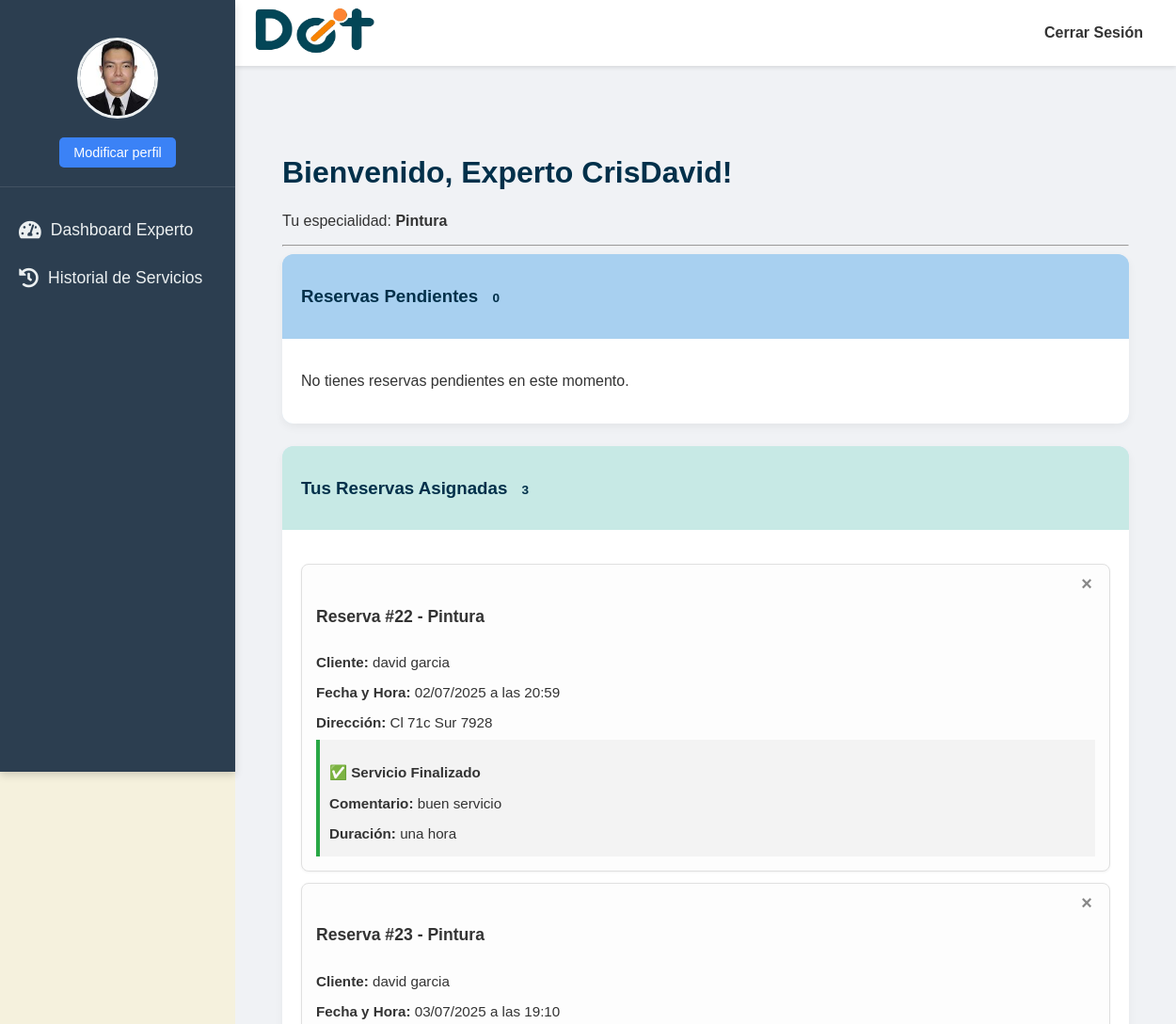
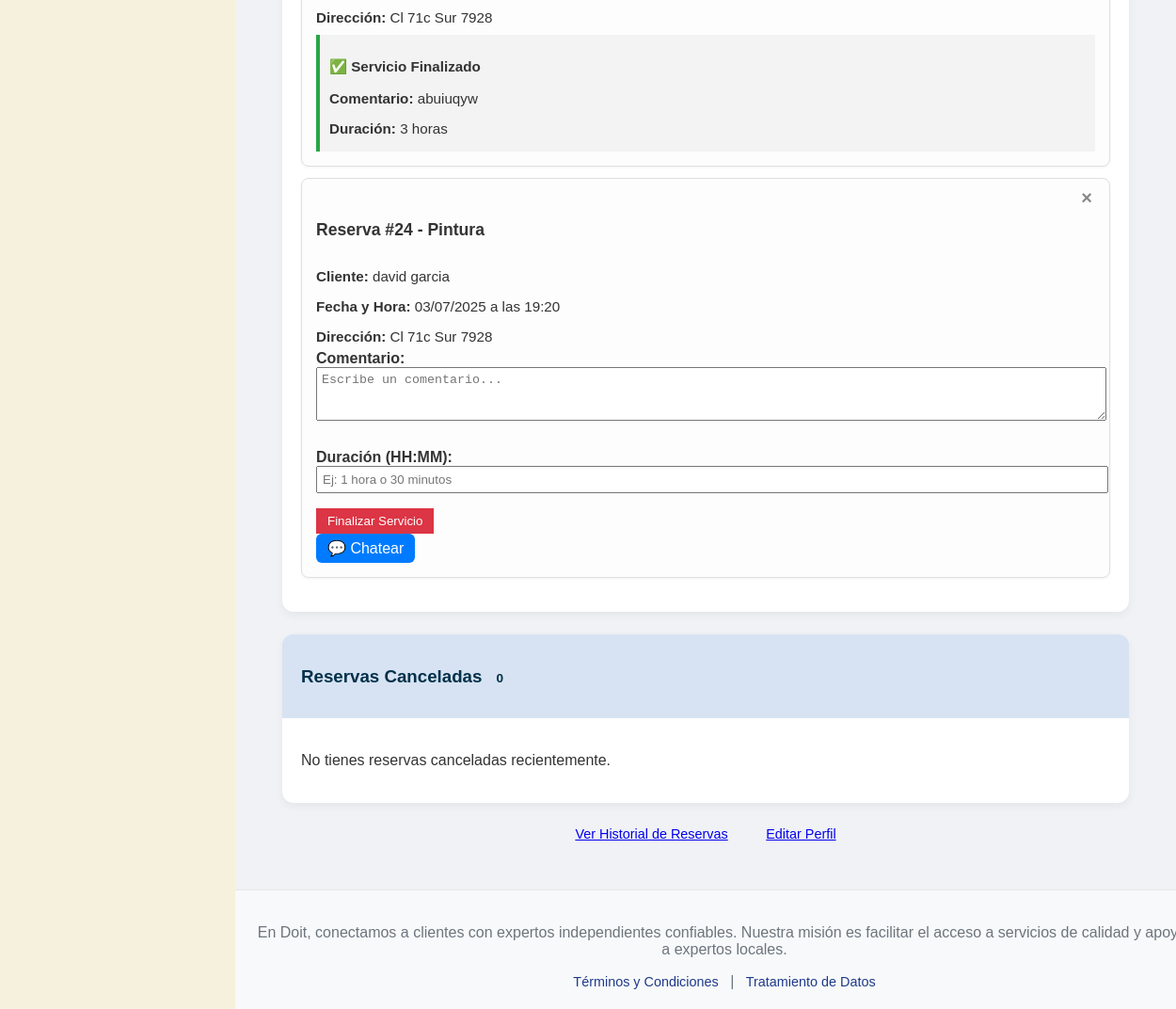
/experto/dashboard/ (signed in), run on an earlier commit of the app's database (2 pictures, top to bottom).
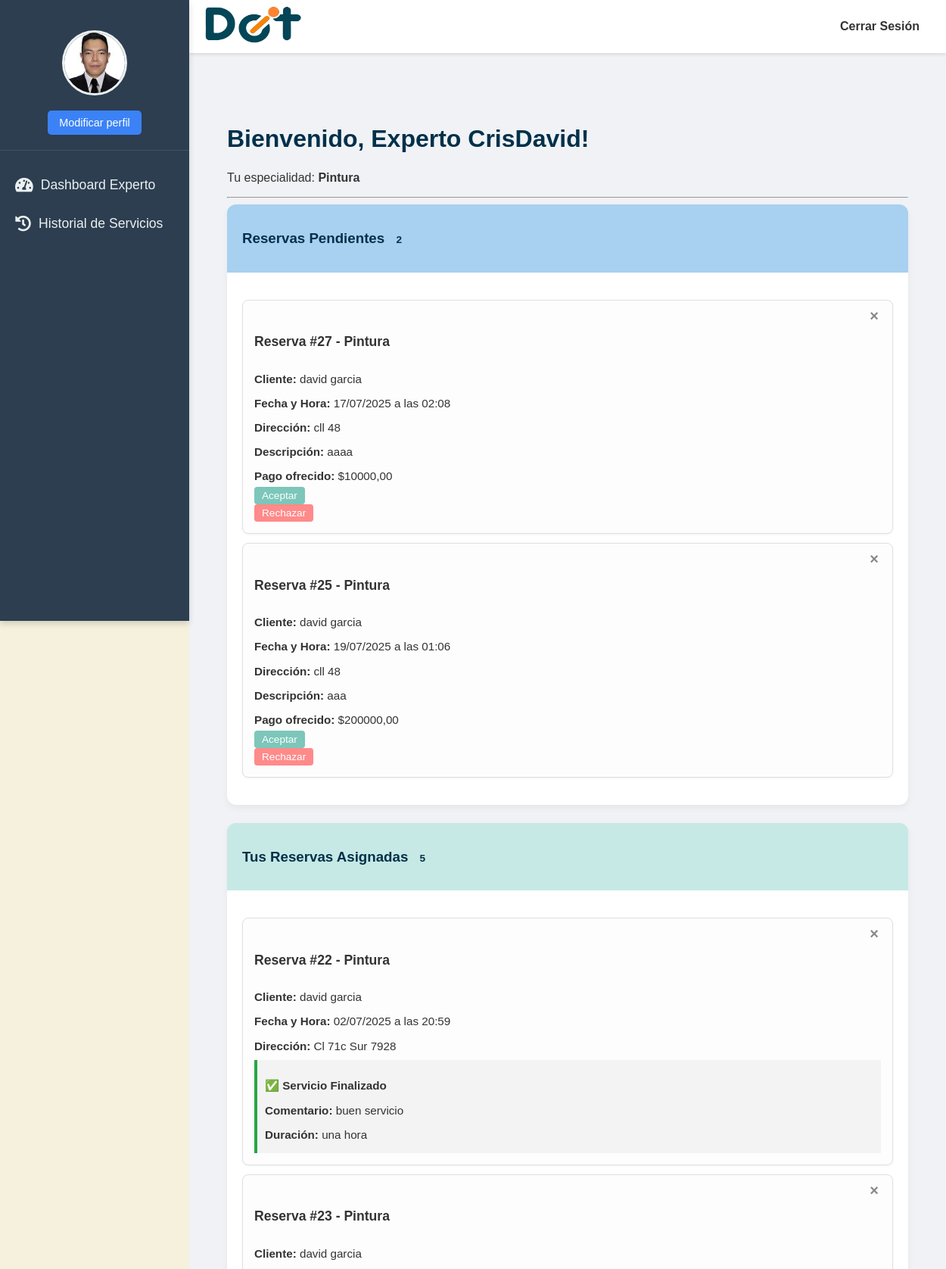
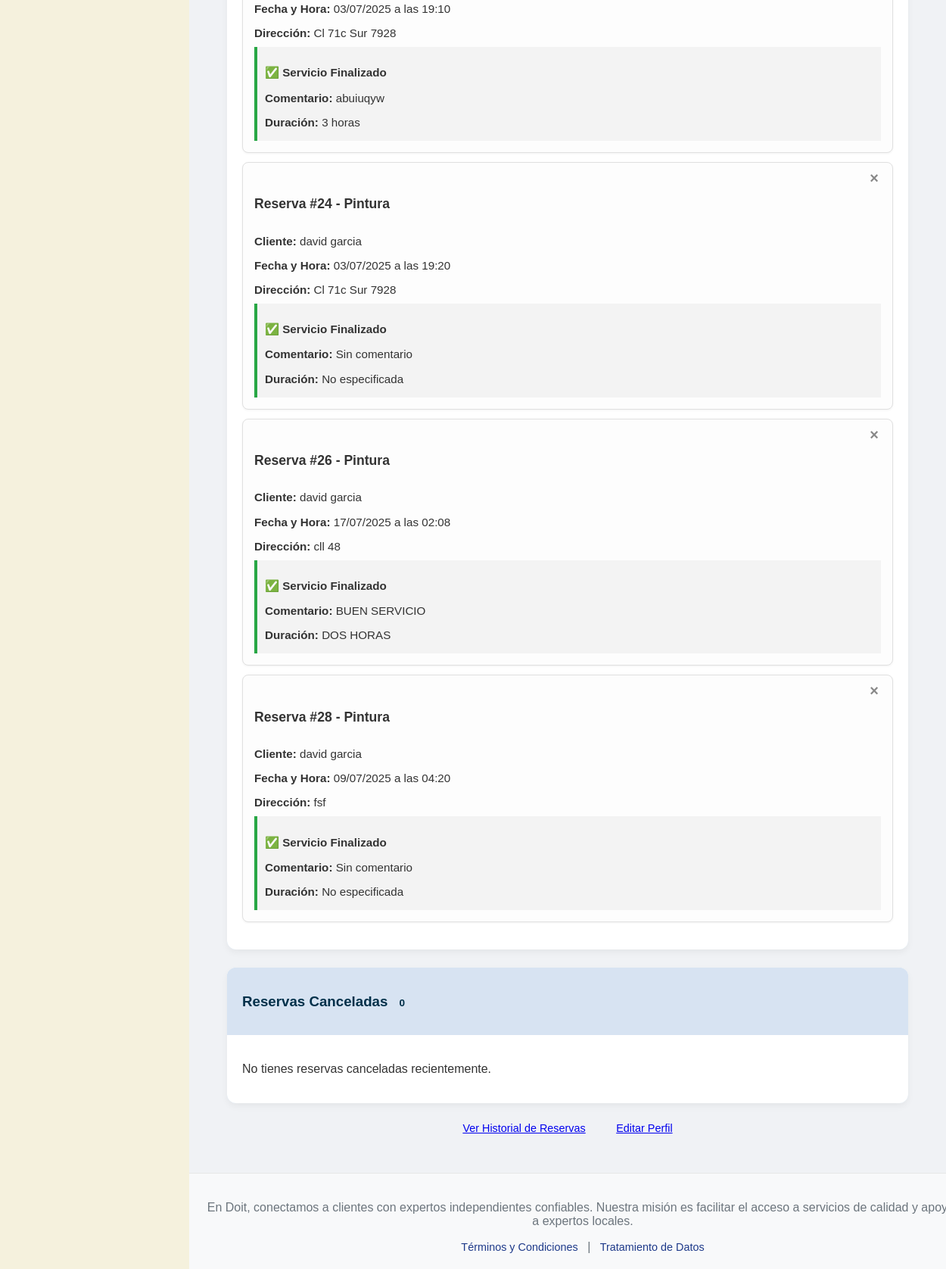
And on a later commit of the database (2 pictures, top to bottom).
### doit_app/models.py (models this page shows, shortened)
class Reserva(models.Model):
    Fecha = models.DateField(verbose_name="Fecha de Reserva")
    Hora = models.TimeField(verbose_name="Hora de Reserva")
    direccion = models.CharField(max_length=255, verbose_name="Dirección del Servicio")
    descripcion = models.TextField(verbose_name="Descripción del Servicio")
    detallesAdicionales = models.TextField(blank=True, null=True, verbose_name="Detalles Adicionales")
    ciudad = models.ForeignKey(Ciudad, on_delete=models.CASCADE, verbose_name="Ciudad del Servicio")
    pais = models.ForeignKey(Pais, on_delete=models.CASCADE, verbose_name="País del Servicio")
    metodoDePago = models.ForeignKey(
        Metodo,
        on_delete=models.SET_NULL,
        null=True,
        blank=True,
        verbose_name="Método de Pago Preferido"
    )
    idUsuario = models.ForeignKey(
        settings.AUTH_USER_MODEL,
        on_delete=models.CASCADE,
        related_name='reservas_realizadas',
        verbose_name="Cliente que Reserva"
    )
    idServicios = models.ForeignKey(Servicios, on_delete=models.CASCADE, verbose_name="Servicio Solicitado")
    idEstado = models.ForeignKey(
        Estado,
        on_delete=models.SET_DEFAULT,
        default=1,
        verbose_name="Estado de la Reserva"
    )
    experto_asignado = models.ForeignKey(
        settings.AUTH_USER_MODEL,
        on_delete=models.SET_NULL,
        null=True,
        blank=True,
        related_name='reservas_aceptadas',
        limit_choices_to={'tipo_usuario': 'experto'},
        verbose_name="Experto Asignado"
    )
    pago_ofrecido = models.DecimalField(
        max_digits=10,
        decimal_places=2,
        blank=True,
        null=True,
        verbose_name="Pago Ofrecido por el Cliente"
    )
    motivo_cancelacion = models.TextField(
        blank=True,
        null=True,
        verbose_name="Motivo de Cancelación"
    )
    servicio_iniciado = models.BooleanField(default=False, verbose_name="Servicio Iniciado")
    servicio_finalizado = models.BooleanField(default=False, verbose_name="Servicio Finalizado")
    comentario_durante_servicio = models.TextField(blank=True, null=True, verbose_name="Comentario del Experto")
    duracion_estimada = models.CharField(max_length=50, null=True, blank=True, verbose_name="duracion del servicio")
    comentario_cliente = models.TextField(blank=True, null=True, verbose_name="Comentario del Cliente")
    creado_en = models.DateTimeField(auto_now_add=True)
    actualizado_en = models.DateTimeField(auto_now=True)
    class Meta:
        verbose_name = "Reserva"
        verbose_name_plural = "Reservas"
        db_table = "Reserva"
        app_label = "doit_app"

class Servicios(models.Model):
    NombreServicio = models.CharField(max_length=50, verbose_name="Nombre del servicio")
    idCategorias = models.ForeignKey(Categorias, on_delete=models.CASCADE, verbose_name="Categoría del servicio")
    class Meta:
        verbose_name = "Servicio"
        verbose_name_plural = "Servicios"
        db_table = "Servicios"
        app_label = "doit_app"

class CustomUser(AbstractUser):
    tipo_usuario_choices = [
        ('cliente', 'Cliente'),
        ('experto', 'Experto'),
    ]
    genero = models.ForeignKey(Genero, on_delete=models.SET_NULL, null=True, blank=True, verbose_name="Género")
    tipo_usuario = models.CharField(max_length=20, choices=tipo_usuario_choices, default='cliente', verbose_name="Tipo de Usuario")
    nacionalidad = models.CharField(max_length=100, blank=True, null=True, verbose_name="Nacionalidad")
    numDoc = models.CharField(max_length=100, unique=True, blank=True, null=True, verbose_name="Número de Documento")
    telefono = models.CharField(max_length=20, blank=True, null=True, verbose_name="Teléfono")
    fechaNacimiento = models.DateField(blank=True, null=True, verbose_name="Fecha de Nacimiento")
    evidenciaTrabajo = models.ImageField(
        upload_to='evidencia_trabajo/',
        blank=True,
        null=True,
        verbose_name="Evidencia de Trabajo (Imagen)"
    )
    experienciaTrabajo = models.TextField(blank=True, null=True, verbose_name="Experiencia de Trabajo")
    hojaVida = models.CharField(max_length=300, blank=True, null=True, verbose_name="Link Hoja de Vida (URL)")
    hojaVida_file = models.FileField(upload_to='hojas_de_vida/', blank=True, null=True, verbose_name="Archivo de Hoja de Vida")
    foto_perfil = models.ImageField(upload_to='perfil/', null=True, blank=True, verbose_name="Foto de Perfil")
    tipo_documento = models.ForeignKey(TipoDoc, on_delete=models.SET_NULL, null=True, blank=True, verbose_name="Tipo de Documento")
    especialidad = models.ForeignKey(
        Servicios,
        on_delete=models.SET_NULL,
        null=True,
        blank=True,
        verbose_name="Servicio que ofrece el experto"
    )
    direccion = models.CharField(max_length=255, blank=True, null=True, verbose_name="Dirección de Residencia")
    barrio = models.CharField(max_length=100, blank=True, null=True, verbose_name="Barrio")
    class Meta:
        verbose_name = "Usuario Personalizado"
        verbose_name_plural = "Usuarios Personalizados"
        app_label = "doit_app"
    def is_usuario_normal(self):
        return self.tipo_usuario == 'cliente'
    def is_experto(self):
        return self.tipo_usuario == 'experto'

### doit_app/views.py (the view, shortened to what this page needs)
# urls.py: path('experto/dashboard/', views.dashboard_experto, name='dashboard_experto'),
@login_required(login_url='login')
@user_passes_test(lambda u: u.tipo_usuario == 'experto', login_url='login')
@require_http_methods(["GET", "POST"])
def dashboard_experto(request):
    print(f"DEBUG dashboard_experto: Accediendo. User: {request.user.username}, Tipo: {request.user.tipo_usuario}")
    reservas_pendientes = Reserva.objects.none()
    if request.user.especialidad:
        reservas_pendientes = Reserva.objects.filter(
            experto_asignado__isnull=True,
            idServicios__idCategorias=request.user.especialidad.idCategorias
        ).order_by('Fecha', 'Hora')
    reservas_asignadas = Reserva.objects.filter(
        experto_asignado=request.user,
        motivo_cancelacion__isnull=True
    ).select_related('idUsuario', 'idServicios')
    reservas_canceladas = Reserva.objects.filter(
        experto_asignado=request.user,
        motivo_cancelacion__isnull=False
    ).order_by('-Fecha', '-Hora')
    mensajes_no_leidos = {}
    for reserva in reservas_asignadas:
        cliente = reserva.idUsuario
        count = Mensaje.objects.filter(
            emisor=cliente,
            receptor=request.user,
            leido=False
        ).count()
        if count > 0:
            mensajes_no_leidos[cliente.id] = count
    return render(request, 'experto/dashboard_experto.html', {
        'reservas_pendientes': reservas_pendientes,
        'reservas_asignadas': reservas_asignadas,
        'reservas_canceladas': reservas_canceladas,
        'user_especialidad': request.user.especialidad,
        'mensajes_no_leidos': mensajes_no_leidos
    })

### doit_app/templates/experto/dashboard_experto.html (shortened to what the changed rows need)
{% extends "base.html" %}
{% load static %}
{% block extra_css %}
<link rel="stylesheet" href="{% static 'css/dashboard_experto.css' %}">
{% endblock %}
{% block content %}
<div class="container mt-4">
    <h1 class="mb-4">Bienvenido, Experto {{ request.user.username }}!</h1>
    <div class="row">
        <div class="col-md-6">
            <div class="card mb-4">
                <div class="card-header bg-primary text-white">
                    <h3 class="mb-0">Reservas Pendientes
                        <span class="badge bg-light text-primary">{{ reservas_pendientes.count }}</span>
                    </h3>
                </div>
                <div class="card-body">
                    {% if reservas_pendientes %}
                        <ul class="list-group">
                            {% for reserva in reservas_pendientes %}
                                <li class="list-group-item position-relative">
                                    <button class="cerrar-reserva-btn" onclick="cerrarReserva(this)" title="Ocultar">×</button>
                                    <h5>Reserva #{{ reserva.id }} - {{ reserva.idServicios.NombreServicio }}</h5>
                                    <p><strong>Cliente:</strong> {{ reserva.idUsuario.get_full_name|default:reserva.idUsuario.username }}</p>
                                    <p><strong>Fecha y Hora:</strong> {{ reserva.Fecha|date:"d/m/Y" }} a las {{ reserva.Hora|time:"H:i" }}</p>
                                    <p><strong>Dirección:</strong> {{ reserva.direccion }}</p>
                                    <p><strong>Descripción:</strong> {{ reserva.descripcion|default:"Sin descripción." }}</p>
                                    {% if reserva.pago_ofrecido %}
                                        <p><strong>Pago ofrecido:</strong> ${{ reserva.pago_ofrecido }}</p>
                                    {% endif %}
                                    {% if request.user.especialidad and reserva.idServicios.idCategorias == request.user.especialidad.idCategorias %}
                                        <form method="post" class="d-inline">
                                            <button type="submit" class="btn btn-success btn-sm me-2">Aceptar</button>
                                        </form>                                        <form action="{% url 'rechazar_reserva_experto' reserva.id %}" method="post" class="d-inline">
                                            <button type="submit" class="btn btn-danger btn-sm">Rechazar</button>
                                        </form>
                                    {% endif %}
                                </li>
                            {% endfor %}
                        </ul>
                    {% else %}
                        <p>No tienes reservas pendientes en este momento.</p>
                    {% endif %}
                </div>
            </div>
        </div>
<div class="col-md-6">
    <div class="card mb-4">
        <div class="card-header bg-success text-white">
            <h3 class="mb-0">
                Tus Reservas Asignadas
                <span class="badge bg-light text-success">{{ reservas_asignadas.count }}</span>
            </h3>
        </div>
        <div class="card-body">
            {% if reservas_asignadas %}
                <ul class="list-group">
                    {% for reserva in reservas_asignadas %}
                        <li class="list-group-item position-relative">
                            <button class="cerrar-reserva-btn" onclick="cerrarReserva(this)" title="Ocultar">×</button>
                            <h5>Reserva #{{ reserva.id }} - {{ reserva.idServicios.NombreServicio }}</h5>
                            <p><strong>Cliente:</strong> {{ reserva.idUsuario.get_full_name|default:reserva.idUsuario.username }}</p>
                            <p><strong>Fecha y Hora:</strong> {{ reserva.Fecha|date:"d/m/Y" }} a las {{ reserva.Hora|time:"H:i" }}</p>
                            <p><strong>Dirección:</strong> {{ reserva.direccion }}</p>
                            <div class="mt-2">
                                {% if not reserva.servicio_iniciado %}
                                    <form method="post">
                                        {% csrf_token %}
                                        <input type="hidden" name="accion" value="iniciar_servicio">
                                        <input type="hidden" name="reserva_id" value="{{ reserva.id }}">
                                        <button type="submit" class="btn-iniciar">Iniciar Servicio</button>
                                    </form>
                                {% elif reserva.servicio_iniciado and not reserva.servicio_finalizado %}
                                    <form method="post" class="form-finalizar-servicio">
                                        <label for="comentario_{{ reserva.id }}"><strong>Comentario:</strong></label><br>
                                        <textarea name="comentario" id="comentario_{{ reserva.id }}" rows="3" cols="40" placeholder="Escribe un comentario..."></textarea><br><br>
                                        <label for="duracion_{{ reserva.id }}"><strong>Duración (HH:MM):</strong></label><br>
                                        <input type="text" name="duracion" id="duracion_{{ reserva.id }}" placeholder="Ej: 1 hora o 30 minutos">
                                        <button type="submit" class="btn-finalizar">Finalizar Servicio</button>
                                    </form>
                                {% elif reserva.servicio_finalizado %}
                                    <div class="resumen-servicio">
                                        <p><strong>✅ Servicio Finalizado</strong></p>
                                        <p><strong>Comentario:</strong> {{ reserva.comentario_durante_servicio|default:"Sin comentario" }}</p>
                                        <p><strong>Duración:</strong>
                                            {% if reserva.duracion_estimada %}
                                                {{ reserva.duracion_estimada }}
                                            {% else %}
                                                No especificada
                                            {% endif %}
                                        </p>
                                    </div>
                                {% endif %}
                            </div>
                            {% if not reserva.servicio_finalizado %}
                                <div class="mt-2">
                                    {% if reserva.idUsuario.id in mensajes_no_leidos %}
                                        <a href="{% url 'chat' reserva.idUsuario.id %}" class="boton-chat-animado mensaje-nuevo">
                                            🔴 Nuevo mensaje 💬
                                        </a>
                                    {% else %}
                                        <a href="{% url 'chat' reserva.idUsuario.id %}" class="boton-chat-animado">
                                            💬 Chatear
                                        </a>
                                    {% endif %}
                                </div>
                            {% endif %}
                        </li>
                    {% endfor %}
                </ul>
            {% else %}
                <p>No tienes reservas asignadas actualmente.</p>
            {% endif %}
        </div>
    </div>
</div>
</div>
{% endblock %}

What changed in the data, as far as the page shows it:
added Reserva: id "27", idServicios.NombreServicio "Pintura", idUsuario.get_full_name "david garcia", Fecha "17/07/2025", Hora "02:08", direccion "cll 48", descripcion "aaaa", pago_ofrecido "10000,00", shown under "Reservas Pendientes 2"
added Reserva: id "25", idServicios.NombreServicio "Pintura", idUsuario.get_full_name "david garcia", Fecha "19/07/2025", Hora "01:06", direccion "cll 48", descripcion "aaa", pago_ofrecido "200000,00", shown under "Reservas Pendientes 2"
changed Reserva id 24: comentario_durante_servicio (not shown) → "Sin comentario"; comentario "Escribe un comentario..." → (not shown); servicio_finalizado "Duración (HH:MM): Finalizar Servicio 💬 Chatear" → "✅ Servicio Finalizado Duración: No especificada"
added Reserva: id "26", idServicios.NombreServicio "Pintura", idUsuario.get_full_name "david garcia", Fecha "17/07/2025", Hora "02:08", direccion "cll 48", comentario_durante_servicio "BUEN SERVICIO", duracion_estimada "DOS HORAS", shown under "Tus Reservas Asignadas 5"
added Reserva: id "28", idServicios.NombreServicio "Pintura", idUsuario.get_full_name "david garcia", Fecha "09/07/2025", Hora "04:20", direccion "fsf", comentario_durante_servicio "Sin comentario", duracion_estimada "No especificada", shown under "Tus Reservas Asignadas 5"
Also different on the page:
{{ reservas_pendientes.count }}: "0" → "2"
{{ reservas_asignadas.count }}: "3" → "5"
text no longer shown: "No tienes reservas pendientes en este momento."
